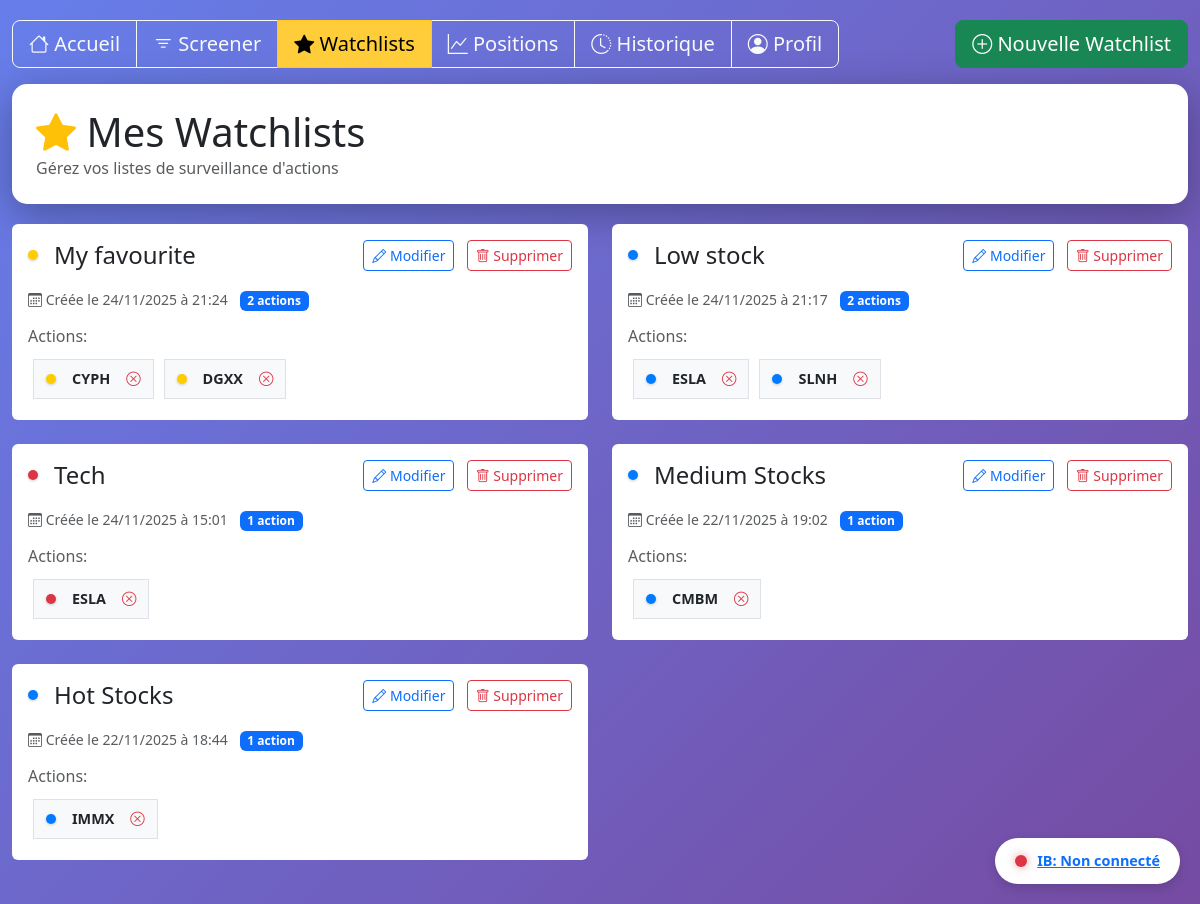
The page /watchlist/ on the database as committed earlier.
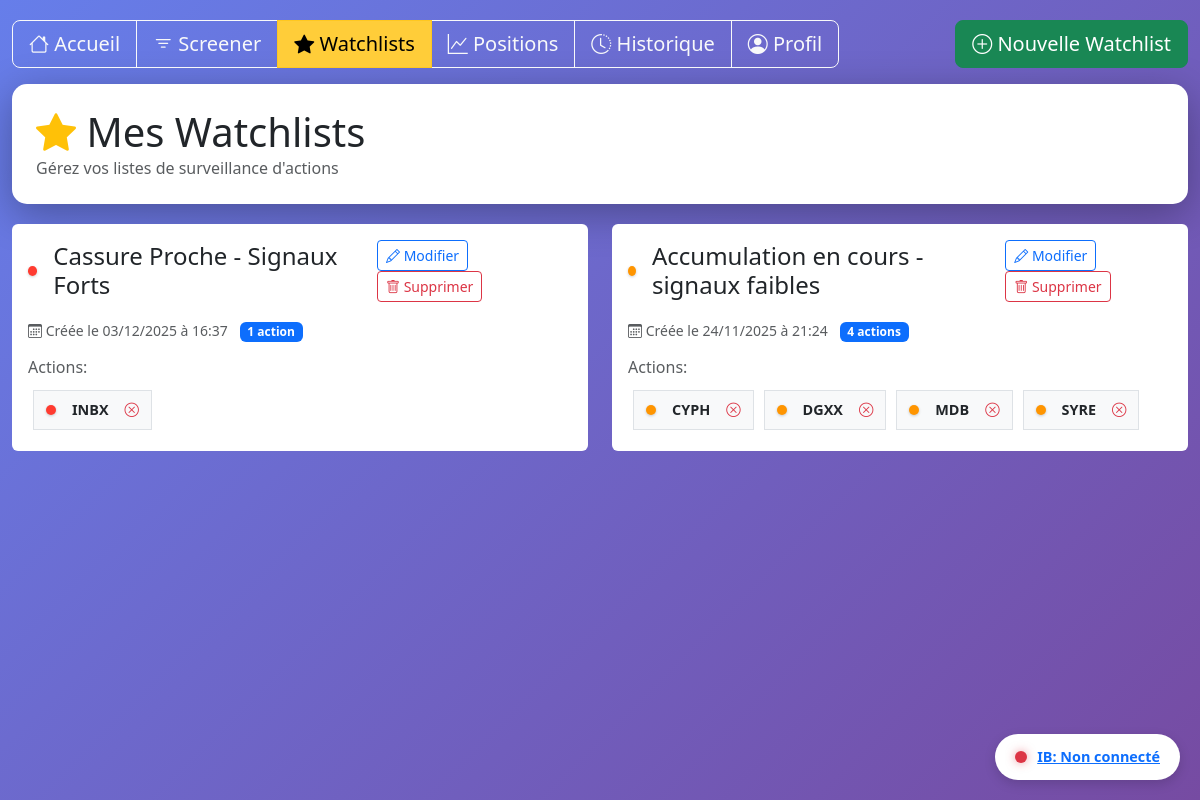
The same page on the database as committed later.
### core/models.py (models this page shows, shortened)
class Watchlist(models.Model):
    COLOR_CHOICES = [
        ('#dc3545', 'Rouge'),
        ('#fd7e14', 'Orange'),
        ('#ffc107', 'Jaune'),
        ('#28a745', 'Vert'),
        ('#20c997', 'Turquoise'),
        ('#17a2b8', 'Cyan'),
        ('#007bff', 'Bleu'),
        ('#6610f2', 'Violet'),
        ('#e83e8c', 'Rose'),
        ('#6c757d', 'Gris'),
    ]
    name = models.CharField(max_length=100, unique=True, verbose_name="Nom")
    color = models.CharField(
        max_length=7,
        choices=COLOR_CHOICES,
        default='#007bff',
        verbose_name="Couleur"
    )
    created_at = models.DateTimeField(auto_now_add=True, verbose_name="Date de création")
    updated_at = models.DateTimeField(auto_now=True, verbose_name="Date de mise à jour")
    class Meta:
        ordering = ['-updated_at']
        verbose_name = "Watchlist"
        verbose_name_plural = "Watchlists"
    def stock_count(self):
        return self.stocks.count()

class WatchlistStock(models.Model):
    watchlist = models.ForeignKey(
        Watchlist,
        on_delete=models.CASCADE,
        related_name='stocks',
        verbose_name="Watchlist"
    )
    ticker = models.CharField(max_length=10, verbose_name="Ticker")
    added_at = models.DateTimeField(auto_now_add=True, verbose_name="Date d'ajout")
    notes = models.TextField(blank=True, verbose_name="Notes")
    class Meta:
        ordering = ['ticker']
        unique_together = ['watchlist', 'ticker']
        verbose_name = "Action dans watchlist"
        verbose_name_plural = "Actions dans watchlist"

### core/views.py (the view)
# urls.py: path('watchlist/', views.watchlist_view, name='watchlist'),
def watchlist_view(request):
    watchlists = Watchlist.objects.all().prefetch_related('stocks')
    context = {
        'watchlists': watchlists,
        'back_url': request.META.get('HTTP_REFERER', '/screener/')
    }
    return render(request, 'watchlist.html', context)

### core/templates/watchlist.html (shortened to what this page needs)
<!DOCTYPE html>
<html lang="fr">
<head>
    <link href="https://cdn.jsdelivr.net/npm/bootstrap@5.3.0/dist/css/bootstrap.min.css" rel="stylesheet">
    <link rel="stylesheet" href="https://cdn.jsdelivr.net/npm/bootstrap-icons@1.11.1/font/bootstrap-icons.css">
</head>
<body>
    <div class="container-fluid">
        <div class="row mb-3">
            <div class="col-12">
                <div class="btn-group" role="group">
                    <a href="/" class="btn btn-outline-light btn-lg">
                        <i class="bi bi-house"></i> Accueil
                    </a>
                    <a href="/screener/" class="btn btn-outline-light btn-lg">
                        <i class="bi bi-filter"></i> Screener
                    </a>
                    <a href="/watchlist/" class="btn btn-warning btn-lg active">
                        <i class="bi bi-star-fill"></i> Watchlists
                    </a>
                    <a href="/positions/" class="btn btn-outline-light btn-lg">
                        <i class="bi bi-graph-up"></i> Positions
                    </a>
                    <a href="/history/" class="btn btn-outline-light btn-lg">
                        <i class="bi bi-clock-history"></i> Historique
                    </a>
                    <a href="/profile/" class="btn btn-outline-light btn-lg">
                        <i class="bi bi-person-circle"></i> Profil
                    </a>
                </div>
                <button class="btn btn-success btn-lg float-end" onclick="showCreateModal()">
                    <i class="bi bi-plus-circle"></i> Nouvelle Watchlist
                </button>
            </div>
        </div>
        <div class="main-card">
            <div class="card-body p-4">
                <h1 class="mb-0">
                    <i class="bi bi-star-fill text-warning"></i> Mes Watchlists
                </h1>
                <p class="text-muted mb-0">Gérez vos listes de surveillance d'actions</p>
            </div>
        </div>
        {% if watchlists %}
            <div class="row">
                {% for watchlist in watchlists %}
                <div class="col-lg-6 mb-4">
                    <div class="card watchlist-card">
                        <div class="card-body">
                            <div class="d-flex justify-content-between align-items-center mb-3">
                                <div class="watchlist-title">
                                    <span class="color-tag" style="background-color: {{ watchlist.color }};"></span>
                                    <h4 class="mb-0">{{ watchlist.name }}</h4>
                                </div>
                                <div>
                                    <button class="btn btn-sm btn-outline-primary me-2 btn-edit-watchlist"
                                            data-id="{{ watchlist.id }}"
                                            data-name="{{ watchlist.name }}"
                                            data-color="{{ watchlist.color }}">
                                        <i class="bi bi-pencil"></i> Modifier
                                    </button>
                                    <button class="btn btn-sm btn-outline-danger btn-delete-watchlist"
                                            data-id="{{ watchlist.id }}"
                                            data-name="{{ watchlist.name }}">
                                        <i class="bi bi-trash"></i> Supprimer
                                    </button>
                                </div>
                            </div>
                            <div class="mb-2">
                                <small class="text-muted">
                                    <i class="bi bi-calendar3"></i> Créée le {{ watchlist.created_at|date:"d/m/Y à H:i" }}
                                </small>
                                <span class="badge bg-primary ms-2">{{ watchlist.stock_count }} action{{ watchlist.stock_count|pluralize }}</span>
                            </div>
                            {% if watchlist.stocks.all %}
                                <div class="mt-3">
                                    <h6 class="text-muted mb-2">Actions:</h6>
                                    <div class="d-flex flex-wrap">
                                        {% for stock in watchlist.stocks.all %}
                                            <div class="ticker-badge bg-light border position-relative">
                                                <span class="color-tag" style="background-color: {{ watchlist.color }};"></span>
                                                <a href="/stock/{{ stock.ticker }}/" class="stock-link">
                                                    <strong>{{ stock.ticker }}</strong>
                                                </a>
                                                <i class="bi bi-x-circle delete-icon ms-2 btn-remove-stock"
                                                   data-watchlist-id="{{ watchlist.id }}"
                                                   data-ticker="{{ stock.ticker }}"
                                                   data-watchlist-name="{{ watchlist.name }}"
                                                   title="Retirer de la watchlist"></i>
                                            </div>
                                        {% endfor %}
                                    </div>
                                </div>
                            {% else %}
                                <div class="alert alert-info mt-3">
                                    <i class="bi bi-info-circle"></i> Aucune action dans cette watchlist
                                </div>
                            {% endif %}
                        </div>
                    </div>
                </div>
                {% endfor %}
            </div>
        {% endif %}
    </div>
    {% include 'ib_status_badge.html' %}
</body>
</html>

### core/templates/ib_status_badge.html (shortened to what this page needs)
<a href="/ib-auth/" class="ib-status-badge" id="ibStatusBadge" title="Cliquez pour gérer la connexion IB">
    <span class="ib-status-dot ib-status-disconnected" id="ibStatusDot"></span>
    <span class="ib-status-text" id="ibStatusText">IB: Vérification...</span>
</a>

### core/templates/watchlist.html (style rules this page uses)
body { background: linear-gradient(135deg, #667eea 0%, #764ba2 100%); min-height: 100vh; padding: 20px 0; }
.main-card { background: white; border-radius: 15px; box-shadow: 0 10px 40px rgba(0,0,0,0.3); margin-bottom: 20px; }
.watchlist-card { border: none; transition: transform 0.2s, box-shadow 0.2s; }
.color-tag { display: inline-block; width: 10px; height: 10px; border-radius: 50%; margin-right: 8px; box-shadow: 0 1px 3px rgba(0,0,0,0.2); }
.watchlist-title { display: flex; align-items: center; gap: 8px; }
.ticker-badge { font-size: 0.9rem; padding: 8px 12px; margin: 5px; cursor: pointer; transition: all 0.2s; display: inline-flex; align-items: center; gap: 8px; }
.stock-link { text-decoration: none; color: inherit; }
.delete-icon { cursor: pointer; color: #dc3545; transition: color 0.2s; }

### core/templates/ib_status_badge.html (style rules this page uses)
.ib-status-badge { position: fixed; bottom: 20px; right: 20px; z-index: 1000; padding: 12px 20px; border-radius: 25px; background: white; box-shadow: 0 4px 12px rgba(0,0,0,0.15); cursor: pointer; transition: all 0.3s; display: flex; align-items: center; gap: 10px; }
.ib-status-dot { width: 12px; height: 12px; border-radius: 50%; animation: ib-pulse 2s infinite; }
.ib-status-disconnected { background-color: #dc3545; box-shadow: 0 0 10px rgba(220, 53, 69, 0.5); }
.ib-status-text { font-weight: 600; font-size: 0.9rem; }

Rows that differ between the two databases and show on the page:
removed Watchlist: name "Low stock", created_at "24/11/2025 à 21:17", stock_count "2"
removed WatchlistStock: ticker "ESLA", shown under "Low stock"
removed WatchlistStock: ticker "SLNH", shown under "Low stock"
removed Watchlist: name "Tech", created_at "24/11/2025 à 15:01", stock_count "1"
removed WatchlistStock: ticker "ESLA", shown under "Tech"
removed Watchlist: name "Medium Stocks", created_at "22/11/2025 à 19:02", stock_count "1"
removed WatchlistStock: ticker "CMBM", shown under "Medium Stocks"
removed Watchlist: name "Hot Stocks", created_at "22/11/2025 à 18:44", stock_count "1"
removed WatchlistStock: ticker "IMMX", shown under "Hot Stocks"
added Watchlist: name "Cassure Proche - Signaux Forts", created_at "03/12/2025 à 16:37", stock_count "1"
added WatchlistStock: ticker "INBX", shown under "Cassure Proche - Signaux Forts"
changed Watchlist: color "#FFCC00" → "#FF9500" (drawn); name "My favourite" → "Accumulation en cours - signaux faibles"; stock_count "2" → "4"
added WatchlistStock: ticker "MDB", shown under Watchlist "Accumulation en cours - signaux faibles"
added WatchlistStock: ticker "SYRE", shown under Watchlist "Accumulation en cours - signaux faibles"
